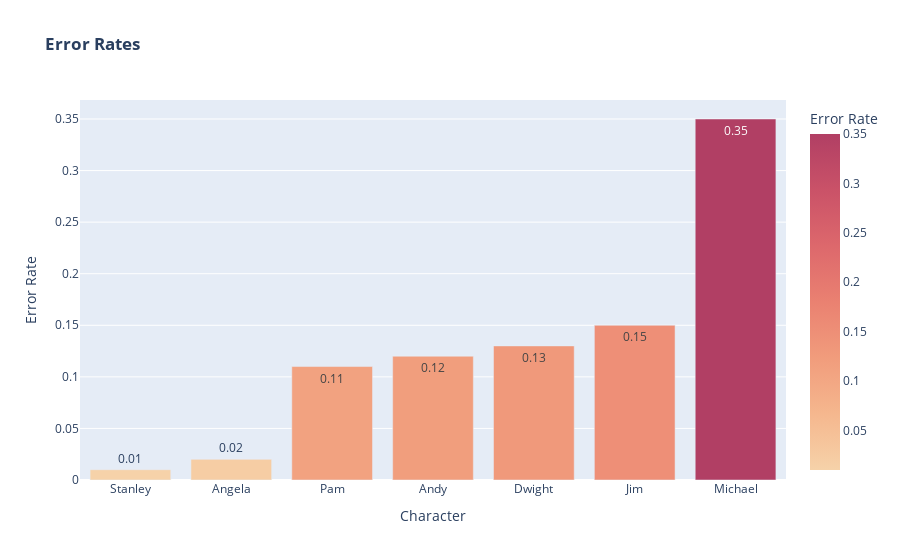

This figure's notebook cell:
### Code cell
fig = px.bar(spec_df, x = 'Character', y = 'Error Rate', orientation = 'v', 
             title = '<b>Error Rates</b>',
            color_continuous_scale=px.colors.sequential.Redor,color = 'Error Rate',text = 'Error Rate')
fig.show()

### Figure 1 — Plotly figure (JSON) as saved in the notebook; plotly's stock layout.template omitted (floating-point values rounded to 4 significant figures)
{"data": [{"alignmentgroup": "True", "hovertemplate": "Character=%{x}<br>Error Rate=%{marker.color}<extra></extra>", "legendgroup": "", "marker": {"color": [0.01, 0.02, 0.11, 0.12, 0.13, 0.15, 0.35], "coloraxis": "coloraxis"}, "name": "", "offsetgroup": "", "orientation": "v", "showlegend": false, "text": [0.01, 0.02, 0.11, 0.12, 0.13, 0.15, 0.35], "textposition": "auto", "type": "bar", "x": ["Stanley", "Angela", "Pam", "Andy", "Dwight", "Jim", "Michael"], "xaxis": "x", "y": [0.01, 0.02, 0.11, 0.12, 0.13, 0.15, 0.35], "yaxis": "y"}], "layout": {"barmode": "relative", "coloraxis": {"colorbar": {"title": {"text": "Error Rate"}}, "colorscale": [[0, "rgb(246, 210, 169)"], [0.1667, "rgb(245, 183, 142)"], [0.3333, "rgb(241, 156, 124)"], [0.5, "rgb(234, 129, 113)"], [0.6667, "rgb(221, 104, 108)"], [0.8333, "rgb(202, 82, 104)"], [1, "rgb(177, 63, 100)"]]}, "legend": {"tracegroupgap": 0}, "title": {"text": "<b>Error Rates</b>"}, "xaxis": {"anchor": "y", "domain": [0, 1], "title": {"text": "Character"}}, "yaxis": {"anchor": "x", "domain": [0, 1], "title": {"text": "Error Rate"}}}}
